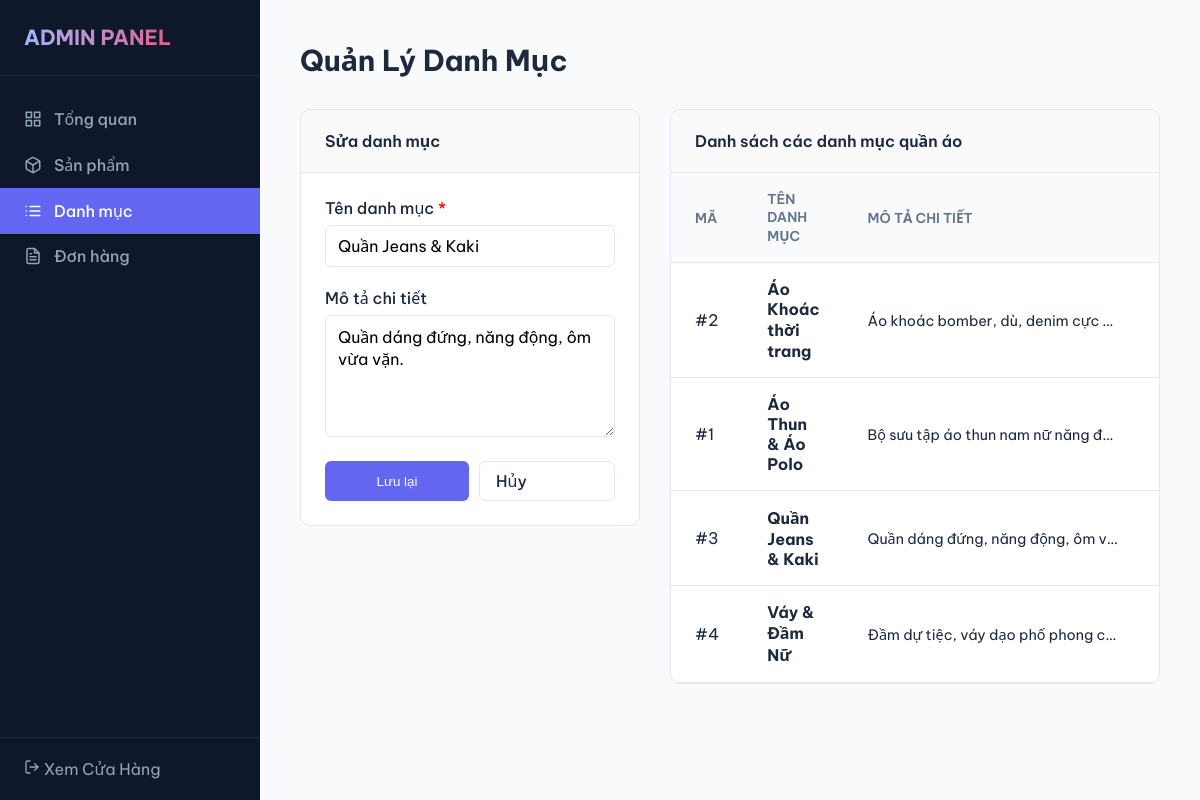
The app's page /admin/categories.php?action=edit&id=3 with its own data.
### tables this page shows
CREATE TABLE IF NOT EXISTS `categories` (
  `id` INT AUTO_INCREMENT PRIMARY KEY,
  `name` VARCHAR(255) NOT NULL,
  `description` TEXT,
  `created_at` TIMESTAMP DEFAULT CURRENT_TIMESTAMP
);

### src/admin/categories.php (the view, shortened to what this page needs)
<?php
require_once '../config/database.php';
$action = isset($_GET['action']) ? $_GET['action'] : '';
$id = isset($_GET['id']) ? intval($_GET['id']) : 0;
$edit_category = null;
if ($action === 'edit' && $id > 0) {
    $edit_stmt = $pdo->prepare("SELECT * FROM categories WHERE id = ?");
    $edit_stmt->execute([$id]);
    $edit_category = $edit_stmt->fetch();
}
$categories_stmt = $pdo->query("SELECT c.*, COUNT(p.id) as total_products FROM categories c LEFT JOIN products p ON c.id = p.category_id GROUP BY c.id ORDER BY c.name ASC");
$categories = $categories_stmt->fetchAll();
?>
<!DOCTYPE html>
<html lang="vi">
<head>
    <link rel="stylesheet" href="../assets/css/admin.css">
</head>
<body>
    <?php include '../includes/admin_sidebar.php'; ?>
    <div class="admin-content">
        <div class="admin-header-row">
            <h1>Quản Lý Danh Mục</h1>
        </div>
        <div style="display: grid; grid-template-columns: 340px 1fr; gap: 30px; align-items: start;">
            <div class="admin-card">
                <div class="admin-card-header">
                    <?php echo $action === 'edit' ? 'Sửa danh mục' : 'Thêm danh mục mới'; ?>
                </div>
                <form action="categories.php<?php echo $action === 'edit' ? '?id=' . $edit_category['id'] : ''; ?>" method="POST" class="admin-form">
                    <div class="form-group">
                        <label for="name">Tên danh mục <span style="color:red;">*</span></label>
                        <input type="text" name="name" id="name" class="form-control" required value="<?php echo $action === 'edit' ? htmlspecialchars($edit_category['name']) : ''; ?>" placeholder="Ví dụ: Áo Sơ Mi Nam">
                    </div>
                    <div class="form-group">
                        <label for="description">Mô tả chi tiết</label>
                        <textarea name="description" id="description" rows="5" class="form-control" placeholder="Mô tả tóm tắt về loại sản phẩm này..."><?php echo $action === 'edit' ? htmlspecialchars($edit_category['description']) : ''; ?></textarea>
                    </div>
                    <div style="display: flex; gap: 10px;">
                        <button type="submit" class="btn btn-primary" style="flex-grow: 1;">Lưu lại</button>
                        <?php if ($action === 'edit'): ?>
                            <a href="categories.php" class="btn btn-secondary" style="flex-grow: 1;">Hủy</a>
                        <?php endif; ?>
                    </div>
                </form>
            </div>
            <div class="admin-card">
                <div class="admin-card-header">Danh sách các danh mục quần áo</div>
                <div class="admin-table-wrapper">
                    <table class="admin-table">
                        <thead>
                            <tr>
                                <th style="width: 60px;">Mã</th>
                                <th>Tên danh mục</th>
                                <th>Mô tả chi tiết</th>
                                <th style="width: 140px;">Số sản phẩm</th>
                            </tr>
                        </thead>
                        <tbody>
                            <?php if (count($categories) > 0): ?>
                                <?php foreach ($categories as $cat): ?>
                                    <tr>
                                        <td>#<?php echo $cat['id']; ?></td>
                                        <td><strong><?php echo htmlspecialchars($cat['name']); ?></strong></td>
                                        <td style="color: var(--text-muted); font-size: 0.9rem; max-width: 300px; overflow: hidden; text-overflow: ellipsis; white-space: nowrap;">
                                            <?php echo htmlspecialchars($cat['description']); ?>
                                        </td>
                                        <td style="text-align: center; font-weight: 500;">
                                        </td>
                                    </tr>
                                <?php endforeach; ?>
                            <?php endif; ?>
                        </tbody>
                    </table>
                </div>
            </div>
        </div>
    </div>
</body>
</html>

### src/assets/css/admin.css (style rules this page uses)
* { box-sizing: border-box; margin: 0; padding: 0; }
body { font-family: 'Be Vietnam Pro', 'Segoe UI', Tahoma, Geneva, Verdana, sans-serif; background-color: #f8fafc; color: #1e293b; display: flex; min-height: 100vh; }
.admin-content { margin-left: 260px; padding: 40px; flex-grow: 1; }
.admin-header-row { display: flex; justify-content: space-between; align-items: center; margin-bottom: 30px; }
.admin-header-row h1 { font-size: 1.8rem; font-weight: 700; }
.admin-card { background: white; border-radius: 10px; border: 1px solid #e2e8f0; margin-bottom: 30px; overflow: hidden; }
.admin-card-header { padding: 20px 24px; border-bottom: 1px solid #e2e8f0; font-weight: 600; background: #fafafa; }
.admin-table { width: 100%; border-collapse: collapse; }
.admin-table th, .admin-table td { padding: 16px 24px; border-bottom: 1px solid #e2e8f0; text-align: left; }
.admin-table th { background: #f8fafc; font-weight: 600; color: #64748b; font-size: 0.85rem; text-transform: uppercase; }
.btn { display: inline-block; padding: 8px 16px; border-radius: 6px; font-weight: 500; text-decoration: none; border: none; cursor: pointer; }
.btn-primary { background: #6366f1; color: white; }
.btn-secondary { background: transparent; border: 1px solid #e2e8f0; color: #1e293b; }
.admin-form { padding: 24px; }
.form-group { margin-bottom: 20px; }
.form-group label { display: block; margin-bottom: 6px; font-weight: 500; }
.form-control { width: 100%; padding: 10px 12px; border: 1px solid #e2e8f0; border-radius: 6px; font-family: inherit; font-size: 1rem; }

### records on screen
categories: name "Quần Jeans & Kaki", description "Quần dáng đứng, năng động, ôm vừa vặn.", id "3", description "Quần dáng đứng, năng động, ôm v…"
categories: id "2", name "Áo Khoác thời trang", description "Áo khoác bomber, dù, denim cực…"
categories: id "1", name "Áo Thun & Áo Polo", description "Bộ sưu tập áo thun nam nữ năng đ…"
categories: id "4", name "Váy & Đầm Nữ", description "Đầm dự tiệc, váy dạo phố phong c…"
